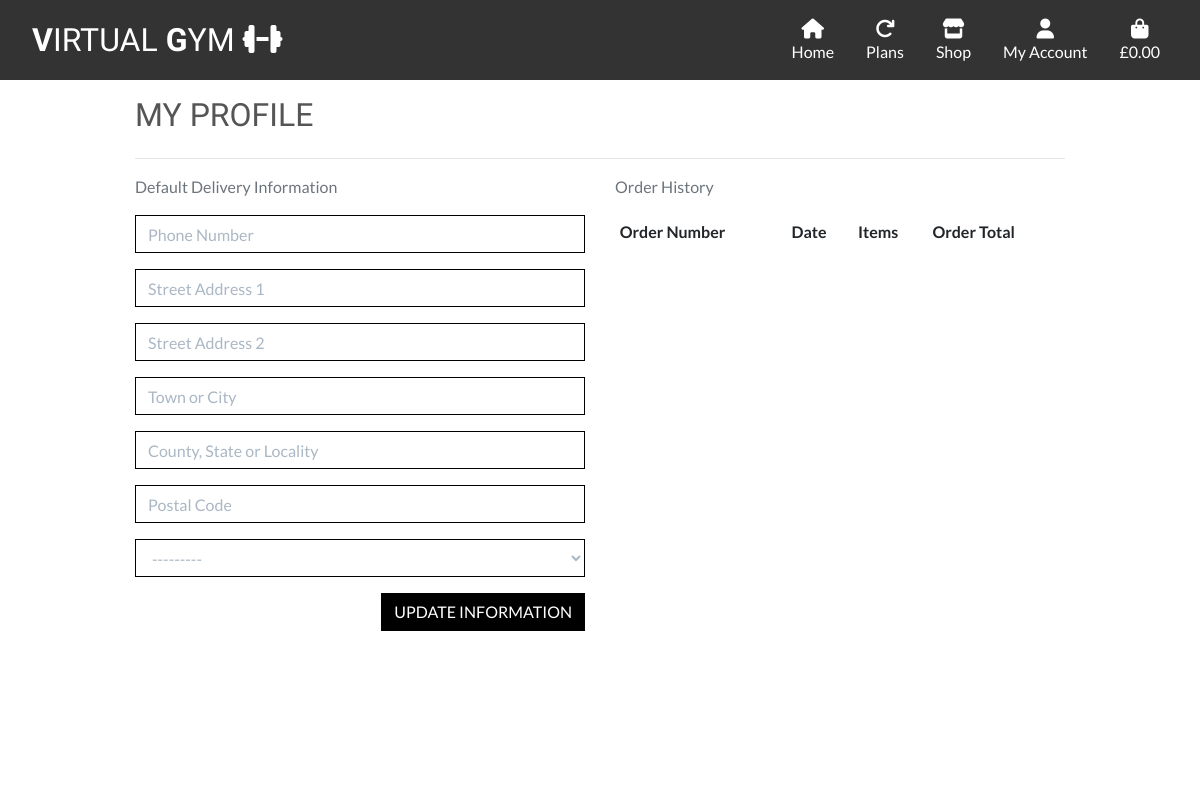
Before: /profile/ (signed in) with the older database file.
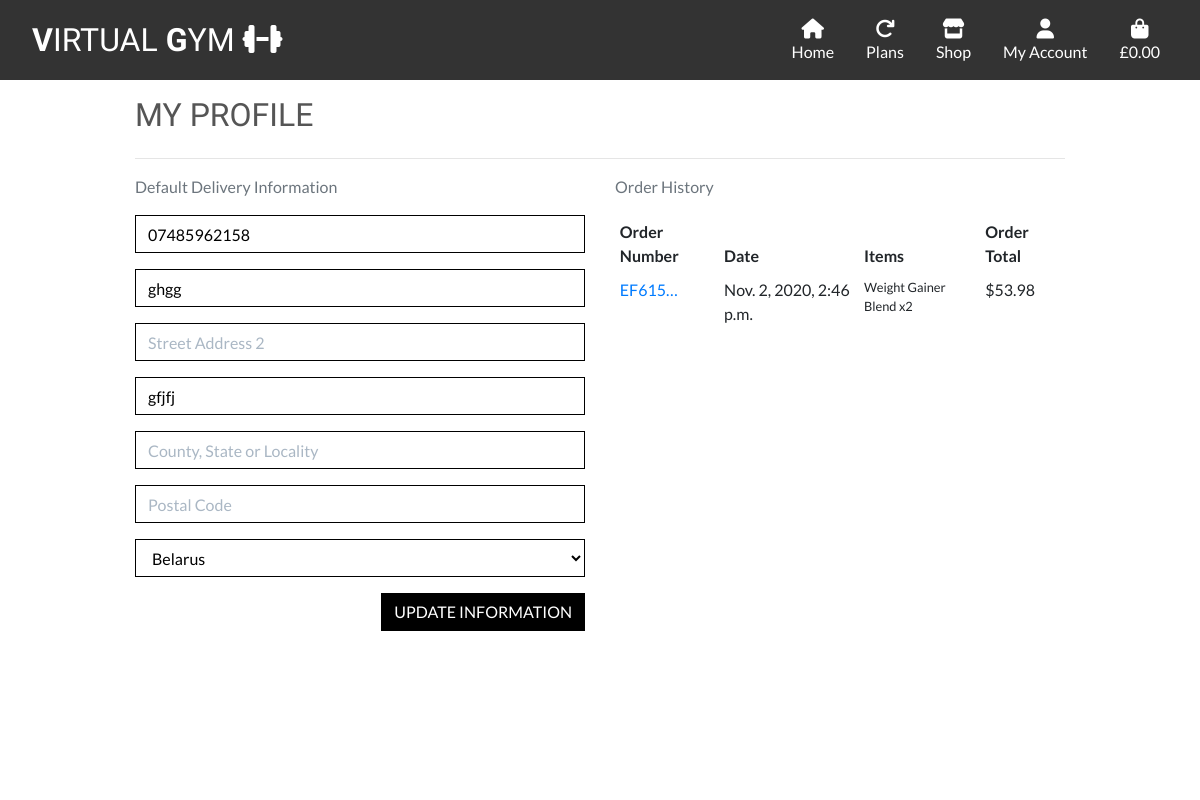
After: the same page with the newer database file.
### profiles/models.py (models this page shows, shortened)
class UserProfile(models.Model):
    user = models.OneToOneField(User, on_delete=models.CASCADE)
    default_phone_number = models.CharField(max_length=20, null=True, blank=True)
    default_street_address1 = models.CharField(max_length=80, null=True, blank=True)
    default_street_address2 = models.CharField(max_length=80, null=True, blank=True)
    default_town_or_city = models.CharField(max_length=40, null=True, blank=True)
    default_county = models.CharField(max_length=80, null=True, blank=True)
    default_postcode = models.CharField(max_length=20, null=True, blank=True)
    default_country = CountryField(blank_label='Country', null=True, blank=True)

### checkout/models.py (models this page shows, shortened)
class Order(models.Model):
    order_number = models.CharField(max_length=32, null=False, editable=False)
    user_profile = models.ForeignKey(UserProfile, on_delete=models.SET_NULL,
                                     null=True, blank=True,
                                     related_name='orders')
    full_name = models.CharField(max_length=50, null=False, blank=False)
    email = models.EmailField(max_length=254, null=False, blank=False)
    phone_number = models.CharField(max_length=20, null=False, blank=False)
    country = CountryField(blank_label='Country *', null=False, blank=False)
    postcode = models.CharField(max_length=20, null=True, blank=True)
    town_or_city = models.CharField(max_length=40, null=False, blank=False)
    street_address1 = models.CharField(max_length=80, null=False, blank=False)
    street_address2 = models.CharField(max_length=80, null=True, blank=True)
    county = models.CharField(max_length=80, null=True, blank=True)
    date = models.DateTimeField(auto_now_add=True)
    delivery_cost = models.DecimalField(max_digits=6, decimal_places=2,
                                        null=False, default=0)
    order_total = models.DecimalField(max_digits=10, decimal_places=2, null=False, default=0)
    grand_total = models.DecimalField(max_digits=10, decimal_places=2, null=False, default=0)
    original_bag = models.TextField(null=False, blank=False, default='')
    stripe_pid = models.CharField(max_length=254, null=False, blank=False, default='')

class OrderLineItem(models.Model):
    order = models.ForeignKey(Order, null=False, blank=False, on_delete=models.CASCADE, related_name='lineitems')
    product = models.ForeignKey(Product, null=False, blank=False, on_delete=models.CASCADE)
    product_size = models.CharField(max_length=2, null=True, blank=True) # XS, S, M, L, XL
    quantity = models.IntegerField(null=False, blank=False, default=0)
    lineitem_total = models.DecimalField(max_digits=6, decimal_places=2, null=False, blank=False, editable=False)

### products/models.py (models this page shows, shortened)
class Product(models.Model):
    category = models.ForeignKey('Category', null=True, blank=True,
                                 on_delete=models.SET_NULL)
    sku = models.CharField(max_length=254, null=True, blank=True)
    name = models.CharField(max_length=254)
    description = models.TextField()
    has_sizes = models.BooleanField(default=False, null=True, blank=True)
    price = models.DecimalField(max_digits=6, decimal_places=2)
    image_url = models.URLField(max_length=1024, null=True, blank=True)
    image = models.ImageField(null=True, blank=True)

### profiles/views.py (the view)
# urls.py: path('', views.profile, name='profile'),
@login_required
def profile(request):
    profile = get_object_or_404(UserProfile, user=request.user)
    if request.method == 'POST':
        form = UserProfileForm(request.POST, instance=profile)
        if form.is_valid():
            form.save()
            messages.success(request, 'Profile updated successfully')
        else:
            messages.error(request, 'Update failed. Please ensure the form is valid.')
    else:
        form = UserProfileForm(instance=profile)
    orders = profile.orders.all()
    template = 'profiles/profile.html'
    context = {
        'form': form,
        'orders': orders,
        'on_profile_page': True
    }
    return render(request, template, context)

### profiles/forms.py
class UserProfileForm(forms.ModelForm):
    class Meta:
        model = UserProfile
        exclude = ('user',)
    def __init__(self, *args, **kwargs):
        super().__init__(*args, **kwargs)
        placeholders = {
            'default_phone_number': 'Phone Number',
            'default_postcode': 'Postal Code',
            'default_town_or_city': 'Town or City',
            'default_street_address1': 'Street Address 1',
            'default_street_address2': 'Street Address 2',
            'default_county': 'County, State or Locality',
        }
        self.fields['default_phone_number'].widget.attrs['autofocus'] = True
        for field in self.fields:
            if field != 'default_country':
                if self.fields[field].required:
                    placeholder = f'{placeholders[field]} *'
                else:
                    placeholder = placeholders[field]
                self.fields[field].widget.attrs['placeholder'] = placeholder
            self.fields[field].widget.attrs['class'] = 'border-black rounded-0 profile-form-input'
            self.fields[field].label = False

### profiles/templates/profiles/profile.html (shortened to what this page needs)
{% extends "base.html" %}
{% load static %}
{% block extracss %}
    <link rel="stylesheet" href="{% static 'profiles/css/profile.css' %}">
{% endblock %}
{% block page-header %}
    <div class="container header-container">
    </div>
{% endblock %}
{% block content %}
    <div class="overlay"></div>
    <div class="container">
        <div class="row">
            <div class="col mt-3">
                <h2 class="logo-font mb-4">My Profile</h2>
                <hr>
            </div>
        </div>
        <div class="row">
            <div class="col-12 col-lg-6">
                <p class="text-muted">Default Delivery Information</p>
                <form class="mt-3" action="{% url 'profile' %}" method="POST" id="profile-update-form">
                    {{ form|crispy }}
                    <button class="btn btn-black rounded-0 text-uppercase float-right">Update Information</button>
                </form>
            </div>
            <div class="col-12 col-lg-6">
                <p class="text-muted">Order History</p>
                <div class="order-history table-responsive">
                    <table class="table table-sm table-borderless">
                        <thead>
                            <tr>
                                <th>Order Number</th>
                                <th>Date</th>
                                <th>Items</th>
                                <th>Order Total</th>
                            </tr>
                        </thead>
                        <tbody>
                            {% for order in orders %}
                                <tr>
                                    <td>
                                        <a href="{% url 'order_history' order.order_number %}"
                                        title="{{ order.order_number }}">
                                            {{ order.order_number|truncatechars:6 }}
                                        </a>
                                    </td>
                                    <td>{{ order.date }}</td>
                                    <td>
                                        <ul class="list-unstyled">
                                            {% for item in order.lineitems.all %}
                                                <li class="small">
                                                    {{ item.product.name }} x{{ item.quantity }}
                                                </li>
                                            {% endfor %}
                                        </ul>
                                    </td>
                                    <td>${{ order.grand_total }}</td>
                                </tr>
                            {% endfor %}
                        </tbody>
                    </table>
                </div>
            </div>
        </div>
{% endblock %}

Changed rows visible on the page:
changed UserProfile: default_phone_number (not shown) → "07485962158"; default_street_address1 (not shown) → "ghgg"; default_town_or_city (not shown) → "gfjfj"; default_country "---------" → "Belarus"
added Order: order_number "EF615…", date "Nov. 2, 2020, 2:46 p.m.", grand_total "53.98"
added OrderLineItem: product.name "Weight Gainer Blend", quantity "2"
